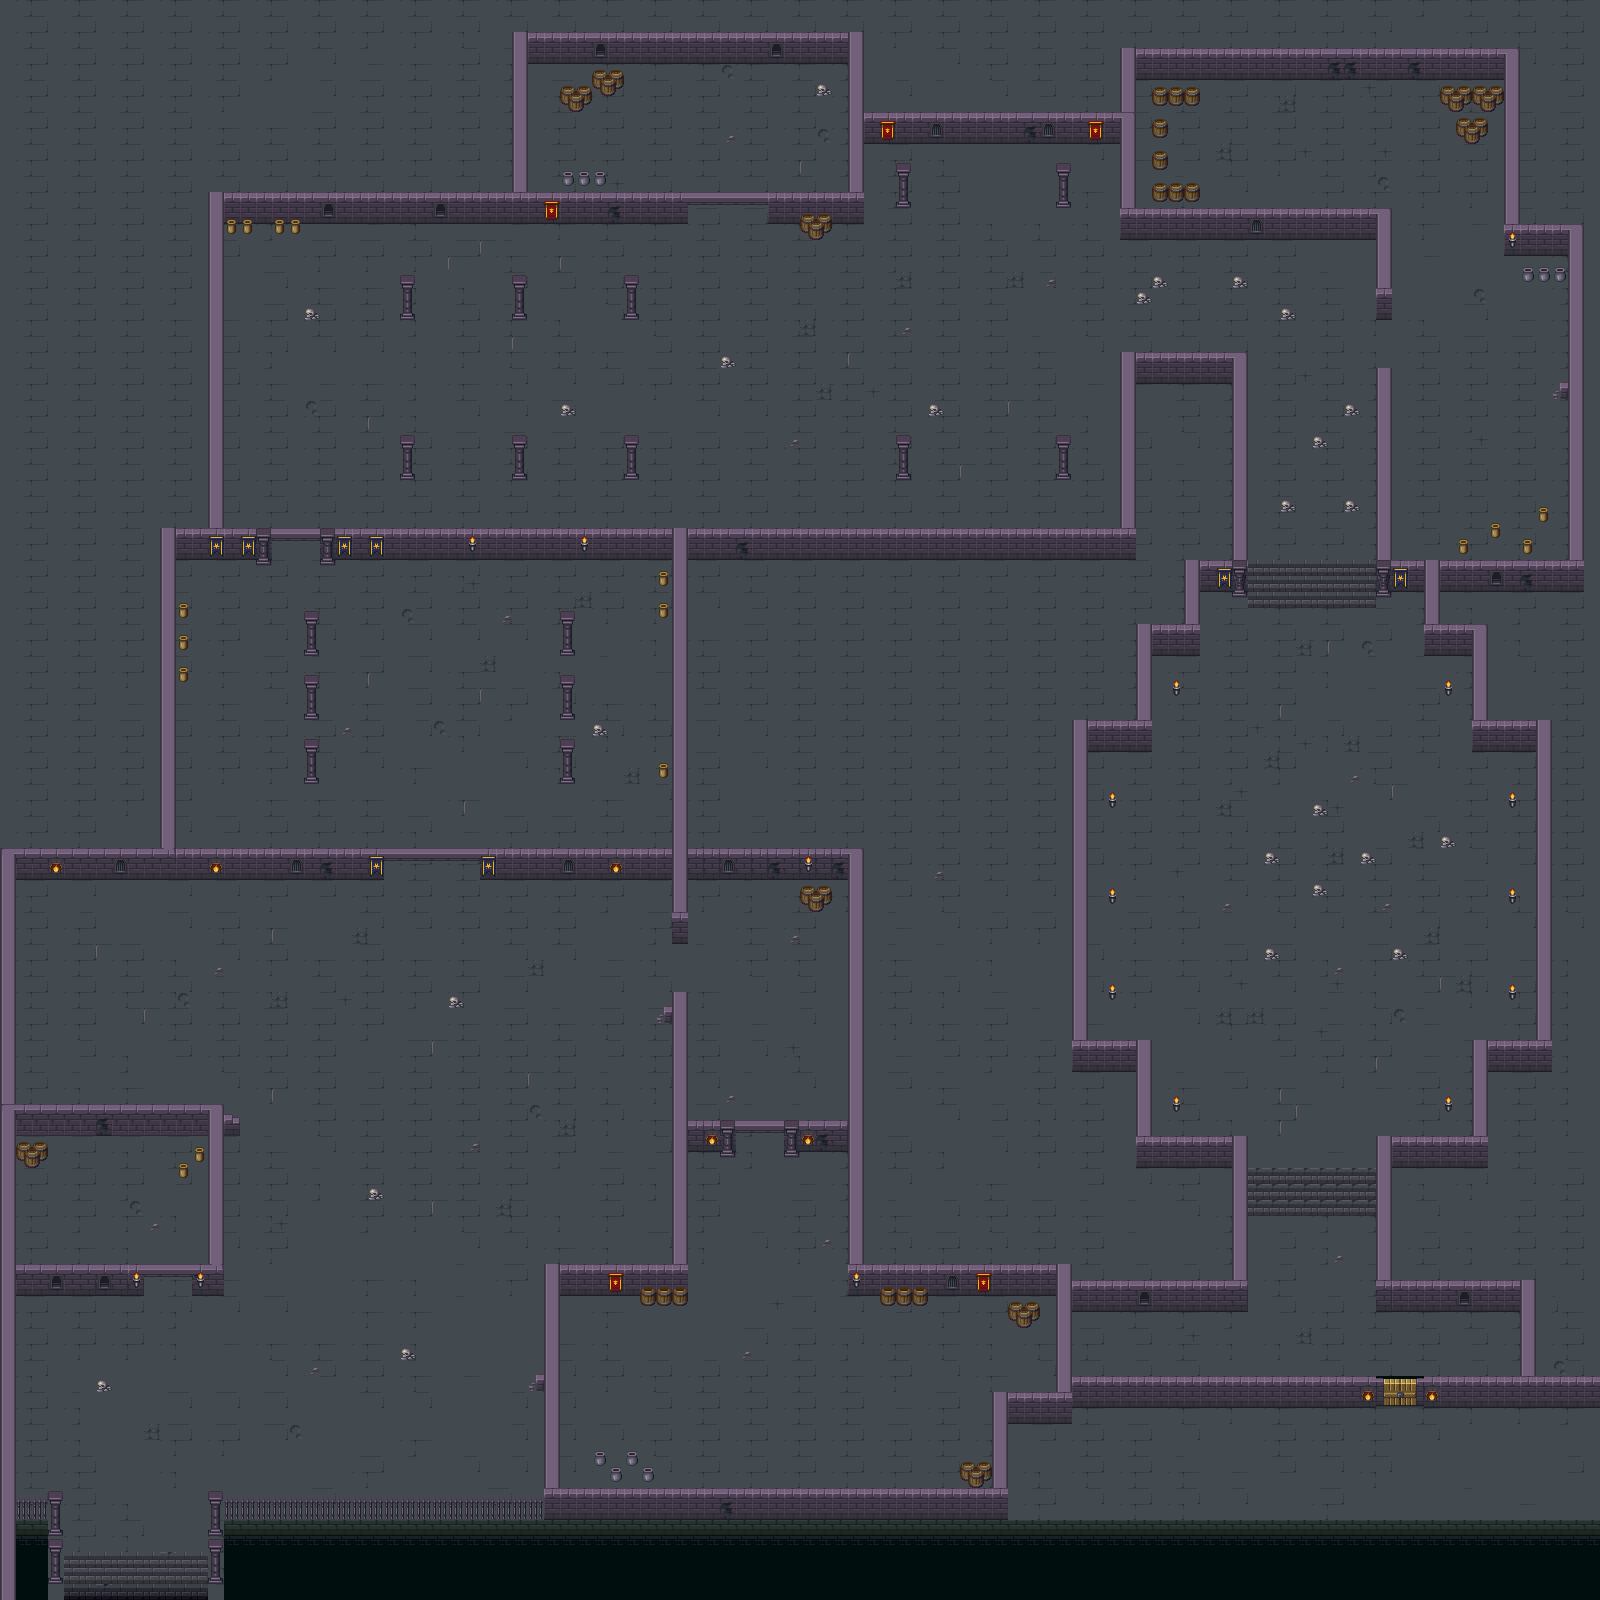

This is a level from a 2D game, rendered from its Tiled map with the project's own tilesets. A one-line summary and the map file follow, with tile-layer data summarised:
An orthogonal 100x100 tile map with 16x16 px tiles, 3 tile layers (Warstwa Kafelków 1, Warstwa Kafelków 2, Warstwa Kafelków 3), 3 tilesets.

<map version="1.5" tiledversion="1.6.0" orientation="orthogonal" renderorder="right-up" width="100" height="100" tilewidth="16" tileheight="16" infinite="0" nextlayerid="4" nextobjectid="1">
 <tileset firstgid="1" source="../tilesets/jungle_terrain/tf_jungle_tileset.tsx" />
 <tileset firstgid="463" source="../tilesets/dungeon_terrain/dungeon_tileset.tsx" />
 <tileset firstgid="751" source="../tilesets/dungeon_terrain/dungeon_tileset.tsx" />
 <layer id="1" name="Warstwa Kafelków 1" width="100" height="100">
  <data>[10000 cells, 10000 non-empty, 50 distinct tile ids]</data>
 </layer>
 <layer id="2" name="Warstwa Kafelków 2" width="100" height="100">
  <data>[10000 cells, 477 non-empty, 48 distinct tile ids]</data>
 </layer>
 <layer id="3" name="Warstwa Kafelków 3" width="100" height="100">
  <data>[10000 cells, 20 non-empty, 1 distinct tile ids]</data>
 </layer>
</map>
